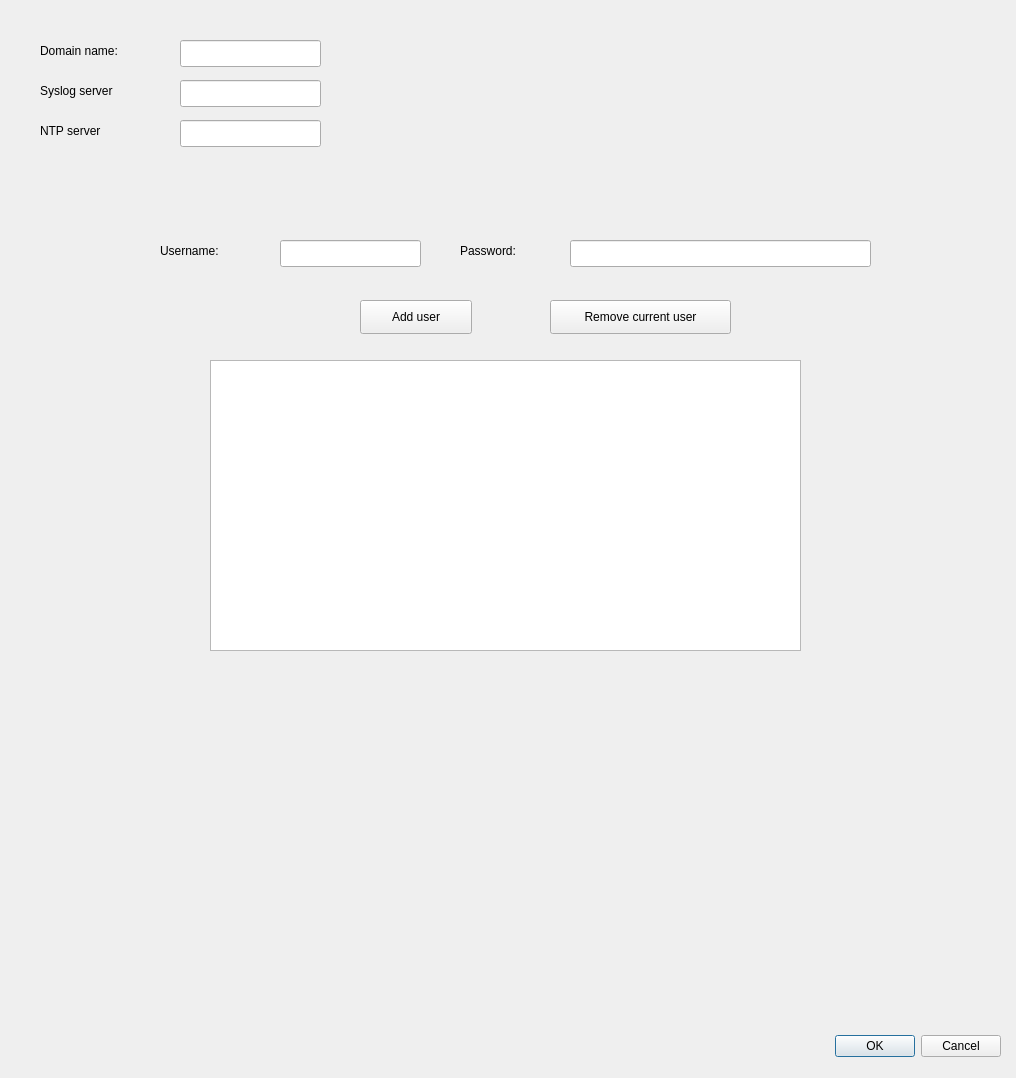
<?xml version="1.0" encoding="UTF-8"?>
<ui version="4.0">
 <class>GlobalOptionsDialog</class>
 <widget class="QDialog" name="GlobalOptionsDialog">
  <property name="geometry">
   <rect>
    <x>0</x>
    <y>0</y>
    <width>1016</width>
    <height>1078</height>
   </rect>
  </property>
  <property name="windowTitle">
   <string>Global Options</string>
  </property>
  <widget class="QDialogButtonBox" name="buttonBox">
   <property name="geometry">
    <rect>
     <x>660</x>
     <y>1030</y>
     <width>341</width>
     <height>32</height>
    </rect>
   </property>
   <property name="orientation">
    <enum>Qt::Horizontal</enum>
   </property>
   <property name="standardButtons">
    <set>QDialogButtonBox::Cancel|QDialogButtonBox::Ok</set>
   </property>
  </widget>
  <widget class="QLabel" name="label">
   <property name="geometry">
    <rect>
     <x>40</x>
     <y>40</y>
     <width>121</width>
     <height>21</height>
    </rect>
   </property>
   <property name="text">
    <string>Domain name:</string>
   </property>
  </widget>
  <widget class="QLineEdit" name="uiDomainName">
   <property name="geometry">
    <rect>
     <x>180</x>
     <y>40</y>
     <width>141</width>
     <height>27</height>
    </rect>
   </property>
  </widget>
  <widget class="QLabel" name="label_2">
   <property name="geometry">
    <rect>
     <x>40</x>
     <y>80</y>
     <width>121</width>
     <height>21</height>
    </rect>
   </property>
   <property name="text">
    <string>Syslog server</string>
   </property>
  </widget>
  <widget class="QLineEdit" name="uiSyslogServer">
   <property name="geometry">
    <rect>
     <x>180</x>
     <y>80</y>
     <width>141</width>
     <height>27</height>
    </rect>
   </property>
  </widget>
  <widget class="QLabel" name="label_3">
   <property name="geometry">
    <rect>
     <x>40</x>
     <y>120</y>
     <width>121</width>
     <height>21</height>
    </rect>
   </property>
   <property name="text">
    <string>NTP server</string>
   </property>
  </widget>
  <widget class="QLineEdit" name="uiNTPServer">
   <property name="geometry">
    <rect>
     <x>180</x>
     <y>120</y>
     <width>141</width>
     <height>27</height>
    </rect>
   </property>
  </widget>
  <widget class="QLineEdit" name="uiUsername">
   <property name="geometry">
    <rect>
     <x>280</x>
     <y>240</y>
     <width>141</width>
     <height>27</height>
    </rect>
   </property>
  </widget>
  <widget class="QLineEdit" name="uiPassword">
   <property name="geometry">
    <rect>
     <x>570</x>
     <y>240</y>
     <width>301</width>
     <height>27</height>
    </rect>
   </property>
  </widget>
  <widget class="QLabel" name="label_4">
   <property name="geometry">
    <rect>
     <x>160</x>
     <y>240</y>
     <width>121</width>
     <height>21</height>
    </rect>
   </property>
   <property name="text">
    <string>Username:</string>
   </property>
  </widget>
  <widget class="QLabel" name="label_5">
   <property name="geometry">
    <rect>
     <x>460</x>
     <y>240</y>
     <width>121</width>
     <height>21</height>
    </rect>
   </property>
   <property name="text">
    <string>Password:</string>
   </property>
  </widget>
  <widget class="QPushButton" name="uiAddUserButton">
   <property name="geometry">
    <rect>
     <x>360</x>
     <y>300</y>
     <width>112</width>
     <height>34</height>
    </rect>
   </property>
   <property name="text">
    <string>Add user</string>
   </property>
  </widget>
  <widget class="QLabel" name="uiLabelMessage">
   <property name="geometry">
    <rect>
     <x>360</x>
     <y>210</y>
     <width>371</width>
     <height>21</height>
    </rect>
   </property>
   <property name="text">
    <string/>
   </property>
  </widget>
  <widget class="QTableWidget" name="uiUsersTable">
   <property name="geometry">
    <rect>
     <x>210</x>
     <y>360</y>
     <width>591</width>
     <height>291</height>
    </rect>
   </property>
   <property name="baseSize">
    <size>
     <width>0</width>
     <height>0</height>
    </size>
   </property>
  </widget>
  <widget class="QPushButton" name="uiRemoveUserButton">
   <property name="geometry">
    <rect>
     <x>550</x>
     <y>300</y>
     <width>181</width>
     <height>34</height>
    </rect>
   </property>
   <property name="text">
    <string>Remove current user</string>
   </property>
  </widget>
 </widget>
 <resources/>
 <connections>
  <connection>
   <sender>buttonBox</sender>
   <signal>accepted()</signal>
   <receiver>GlobalOptionsDialog</receiver>
   <slot>accept()</slot>
   <hints>
    <hint type="sourcelabel">
     <x>248</x>
     <y>254</y>
    </hint>
    <hint type="destinationlabel">
     <x>157</x>
     <y>274</y>
    </hint>
   </hints>
  </connection>
  <connection>
   <sender>buttonBox</sender>
   <signal>rejected()</signal>
   <receiver>GlobalOptionsDialog</receiver>
   <slot>reject()</slot>
   <hints>
    <hint type="sourcelabel">
     <x>316</x>
     <y>260</y>
    </hint>
    <hint type="destinationlabel">
     <x>286</x>
     <y>274</y>
    </hint>
   </hints>
  </connection>
 </connections>
</ui>
